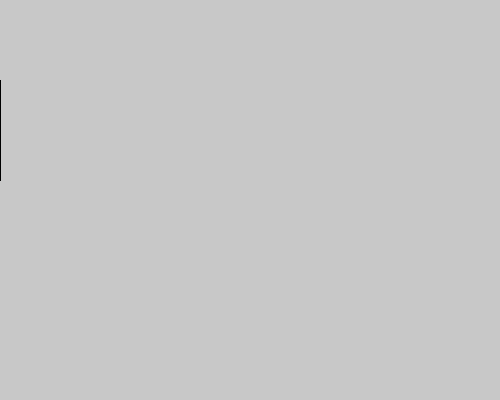
Frame 1 (no input)
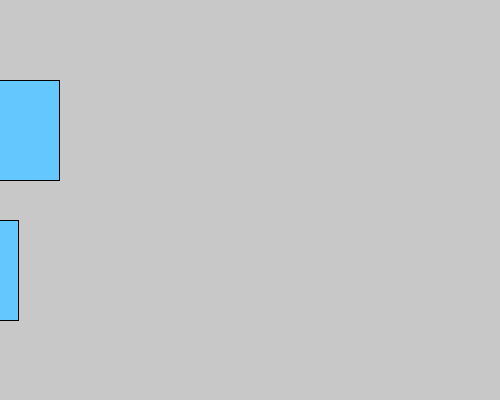
Frame 60 (the mouse pressed at the canvas centre just before this capture)
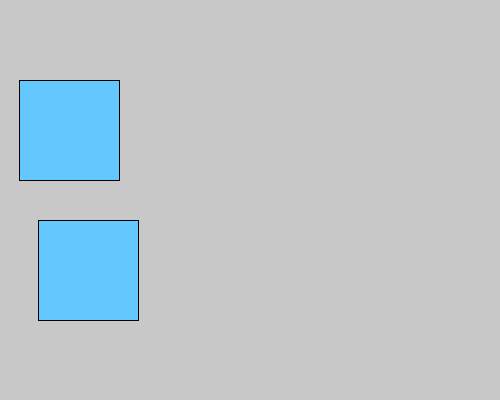
Frame 120 (the mouse held since frame 60 and released just before this capture)

The Processing sketch that drew these frames (run headless with seeded random() and noise(); from frame 60 on, the mouse is pressed at the canvas centre):

// Processing sketch: moving_box
// ── moving_box.pde
void setup() {
  size(500, 400);
}

int number = -100;
int number2 = -100;

void draw() {
  background(200);
  fill(100, 200, 255);
  rect(number, 80, 100, 100);
  number = number + 1;
  rect(number2 * 2, 220, 100,100);
  number2 = number2 + 1;
}
